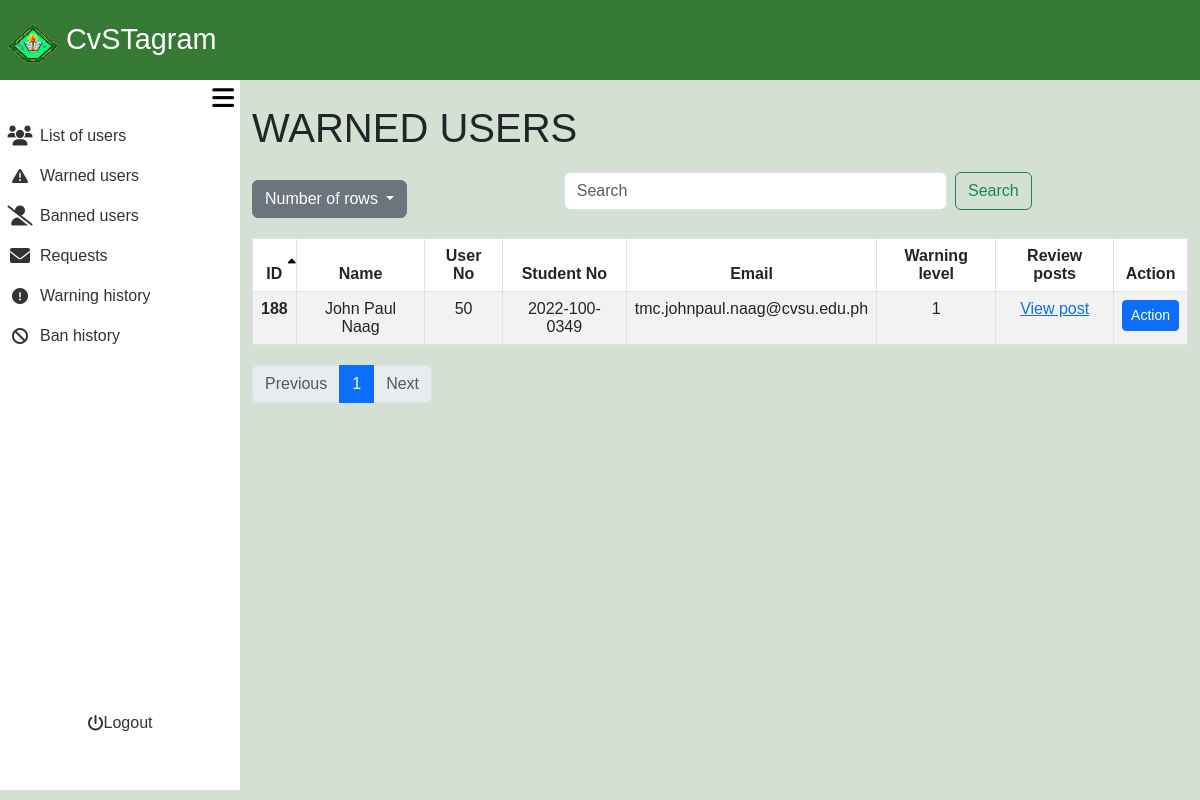
Page /admin_area/active_warn.php (signed in) on the earlier database version.
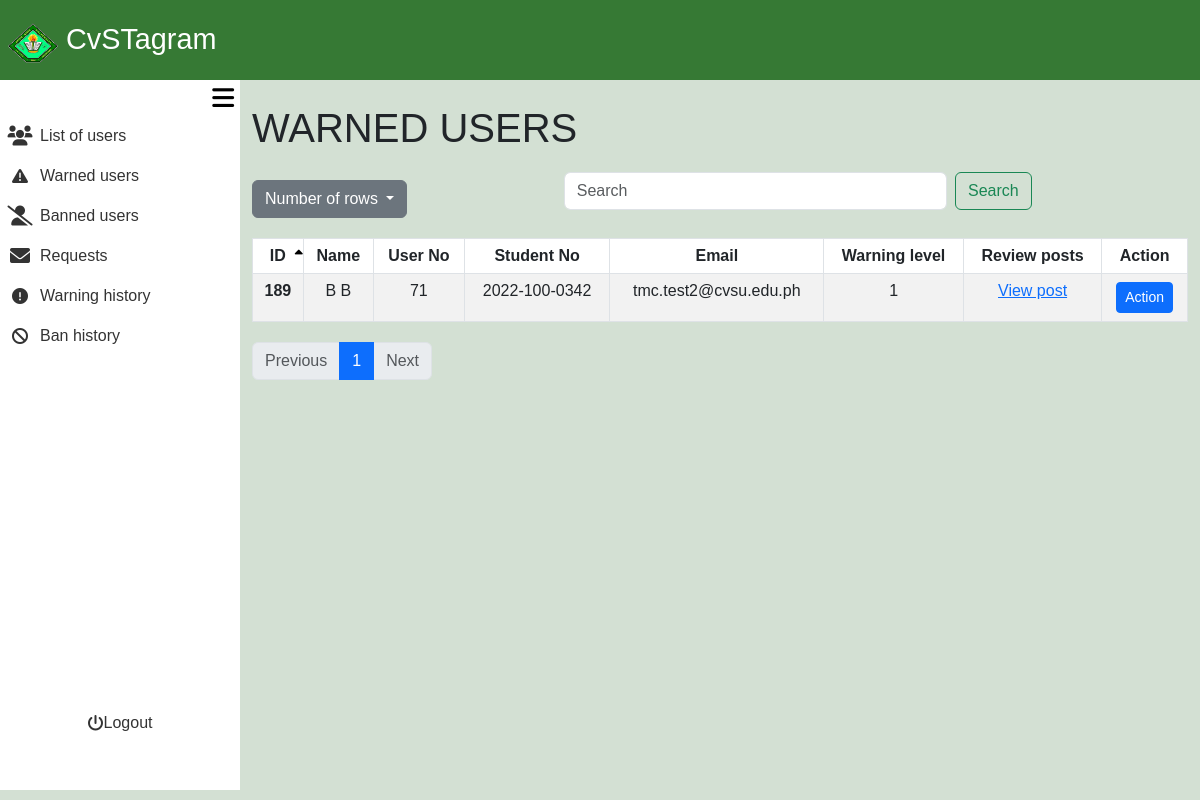
Same page on the later database version.
### tables this page shows
CREATE TABLE `active_warning` (
  `active_warning_id` int(11) NOT NULL,
  `warning_id` int(11) NOT NULL,
  `user_no` int(11) NOT NULL,
  `warn_appeal_id` int(11) NOT NULL,
  `warning_level` int(11) NOT NULL DEFAULT 1,
  `issue_date` date NOT NULL,
  `reset_date` date NOT NULL
);

CREATE TABLE `user_registration` (
  `user_no` int(11) NOT NULL,
  `user_ip` varchar(255) NOT NULL,
  `user_ID` varchar(255) NOT NULL,
  `email` varchar(255) NOT NULL,
  `student_no` varchar(13) NOT NULL,
  `fname` varchar(255) NOT NULL,
  `lname` varchar(255) NOT NULL,
  `bday` date NOT NULL,
  `gender` varchar(20) NOT NULL,
  `coverphoto` varchar(250) NOT NULL,
  `profilepicture` varchar(250) NOT NULL,
  `created_at` timestamp NOT NULL DEFAULT current_timestamp(),
  `updated_at` timestamp NOT NULL DEFAULT current_timestamp() ON UPDATE current_timestamp(),
  `user_password` varchar(255) NOT NULL
);

### admin_area/active_warn.php (the view, shortened to what the changed rows need)
<?php
require_once '../include/connect.php';
require_once '../include/bootsrap.php';
?>
<!DOCTYPE html>
<html lang="en">
<head>
    <link rel="stylesheet" href="admin_dashbaord.css?v=<?php echo time(); ?>">
</head>
<body>
<div class="container-fluid screen">
    <div class="container-fluid contbody">
        <div class="container-fluid content">
<?php
$search = isset($_GET['search']) ? trim($_GET['search']) : '';
$sort_column = isset($_GET['sort']) ? $_GET['sort'] : 'warning_id';
$sort_direction = isset($_GET['direction']) && $_GET['direction'] == 'desc' ? 'desc' : 'asc';
$rows_per_page = isset($_GET['rows']) ? intval($_GET['rows']) : 10;
$page = isset($_GET['page']) ? intval($_GET['page']) : 1;
$offset = ($page - 1) * $rows_per_page;
$searchFilter = !empty($search) ? " AND (ur.fname LIKE '%$search%' OR aw.warning_id LIKE '%$search%' OR ur.lname LIKE '%$search%' OR ur.email LIKE '%$search%' OR ur.student_no LIKE '%$search%' OR ur.user_no LIKE '%$search%')" : "";
$usersQuery = "SELECT aw.warning_id, ur.fname, ur.lname, ur.user_no, ur.student_no, ur.email, aw.warning_level
FROM `active_warning`aw
LEFT JOIN user_registration ur ON aw.user_no = ur.user_no
               WHERE 1=1 $searchFilter
               ORDER BY $sort_column $sort_direction
               LIMIT $rows_per_page OFFSET $offset";
$usersResult = $con->query($usersQuery);
$totalQuery = "SELECT COUNT(*) AS total FROM user_registration";
$totalResult = $con->query($totalQuery);
$totalRecords = $totalResult->fetch_assoc()['total'];
$totalPages = ceil($totalRecords / $rows_per_page);
?>
    <div class="container mt-4 ">
        <h1>WARNED USERS</h1>
        <table class="table table-bordered table-striped">
            <thead>
                <tr>
                    <th scope="col" class="sortable <?php echo ($sort_column == 'warning_id') ? ($sort_direction == 'asc' ? 'asc' : 'desc') : ''; ?>" onclick="sortTable('warning_id')">ID<i class="fa-solid fa-sort-up"></i><i class="fa-solid fa-sort-down"></i></th>
                    <th scope="col" class="sortable <?php echo ($sort_column == 'fname') ? ($sort_direction == 'asc' ? 'asc' : 'desc') : ''; ?>" onclick="sortTable('fname')">Name</th>
                    <th scope="col" class="sortable <?php echo ($sort_column == 'user_no') ? ($sort_direction == 'asc' ? 'asc' : 'desc') : ''; ?>" onclick="sortTable('user_no')">User No</th>
                    <th scope="col" class="sortable <?php echo ($sort_column == 'student_no') ? ($sort_direction == 'asc' ? 'asc' : 'desc') : ''; ?>" onclick="sortTable('student_no')">Student No<i class="fa-solid fa-sort-up"></i><i class="fa-solid fa-sort-down"></i></th>
                    <th scope="col" class="sortable <?php echo ($sort_column == 'email') ? ($sort_direction == 'asc' ? 'asc' : 'desc') : ''; ?>" onclick="sortTable('email')">Email</th>
                    <th scope="col" class="sortable <?php echo ($sort_column == 'warning_level') ? ($sort_direction == 'asc' ? 'asc' : 'desc') : ''; ?>" onclick="sortTable('warning_level')">Warning level<i class="fa-solid fa-sort-up"></i><i class="fa-solid fa-sort-down"></i></th>
                    <th scope="col">Review posts</th>
                    <th scope="col">Action</th>
                </tr>
            </thead>
            <tbody>
                <?php
                while ($user = $usersResult->fetch_assoc()): ?>
                    <tr>
                        <th scope="row"><?php echo htmlspecialchars($user['warning_id']); ?></th>
                        <td><?php echo htmlspecialchars($user['fname'] . ' ' . $user['lname']); ?></td>
                        <td><?php echo htmlspecialchars($user['user_no']); ?></td>
                        <td><?php echo htmlspecialchars($user['student_no']); ?></td>
                        <td><?php echo htmlspecialchars($user['email']); ?></td>
                        <td><?php echo htmlspecialchars($user['warning_level']); ?></td>
                        <td>
                            <a class="Review_posts text-primary" href="../admin_area/review_post.php?user_no=<?php echo htmlspecialchars($user['user_no']); ?>">View post</a>
                        </td>
                        <td>
                            <a href="admin_action.php?user_no=<?php echo htmlspecialchars($user['user_no']); ?>" class="btn btn-primary btn-sm">Action</a>
                        </td>
                    </tr>
                <?php endwhile; ?>
            </tbody>
        </table>
        <nav aria-label="Page navigation">
            <ul class="pagination">
                <?php for ($i = 1; $i <= $totalPages; $i++): ?>
                    <li class="page-item <?php if ($i == $page) echo 'active'; ?>">
                        <a class="page-link" href="?rows=<?php echo $rows_per_page; ?>&page=<?php echo $i; ?>&sort=<?php echo $sort_column; ?>&direction=<?php echo $sort_direction; ?>"><?php echo $i; ?></a>
                    </li>
                <?php endfor; ?>
            </ul>
        </nav>
    </div>
        </div>
    </div>
</div>
</body>
</html>

Differences in the rows shown:
removed active_warning: warning "188", user_registration.fname+lname "John Paul Naag", user_registration.user_no "50", user_registration.student_no "2022-100-0349", user_registration.email "tmc.johnpaul.naag@cvsu.edu.ph", warning_level "1"
added active_warning: warning "189", user_registration.fname+lname "B B", user_registration.user_no "71", user_registration.student_no "2022-100-0342", user_registration.email "tmc.test2@cvsu.edu.ph", warning_level "1"
